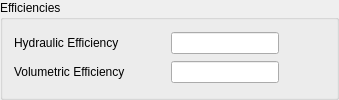
        <widget class="QGroupBox" name="groupBox_16">
         <property name="sizePolicy">
          <sizepolicy hsizetype="Preferred" vsizetype="Minimum">
           <horstretch>0</horstretch>
           <verstretch>0</verstretch>
          </sizepolicy>
         </property>
         <property name="maximumSize">
          <size>
           <width>700</width>
           <height>16777215</height>
          </size>
         </property>
         <property name="title">
          <string>Efficiencies</string>
         </property>
         <layout class="QGridLayout" name="gridLayout_23">
          <item row="0" column="0">
           <widget class="QLabel" name="label_50">
            <property name="text">
             <string>Hydraulic Efficiency</string>
            </property>
           </widget>
          </item>
          <item row="0" column="2">
           <widget class="QLineEdit" name="lineEdit_5">
            <property name="sizePolicy">
             <sizepolicy hsizetype="Maximum" vsizetype="Fixed">
              <horstretch>0</horstretch>
              <verstretch>0</verstretch>
             </sizepolicy>
            </property>
           </widget>
          </item>
          <item row="1" column="0">
           <widget class="QLabel" name="label_51">
            <property name="text">
             <string>Volumetric Efficiency</string>
            </property>
           </widget>
          </item>
          <item row="0" column="1">
           <spacer name="horizontalSpacer_12">
            <property name="orientation">
             <enum>Qt::Horizontal</enum>
            </property>
            <property name="sizeHint" stdset="0">
             <size>
              <width>40</width>
              <height>20</height>
             </size>
            </property>
           </spacer>
          </item>
          <item row="1" column="2">
           <widget class="QLineEdit" name="lineEdit_6">
            <property name="sizePolicy">
             <sizepolicy hsizetype="Maximum" vsizetype="Fixed">
              <horstretch>0</horstretch>
              <verstretch>0</verstretch>
             </sizepolicy>
            </property>
           </widget>
          </item>
          <item row="0" column="3">
           <widget class="QLabel" name="label_60">
            <property name="minimumSize">
             <size>
              <width>40</width>
              <height>0</height>
             </size>
            </property>
            <property name="text">
             <string> </string>
            </property>
           </widget>
          </item>
          <item row="1" column="3">
           <widget class="QLabel" name="label_61">
            <property name="minimumSize">
             <size>
              <width>40</width>
              <height>0</height>
             </size>
            </property>
            <property name="text">
             <string> </string>
            </property>
           </widget>
          </item>
         </layout>
        </widget>
